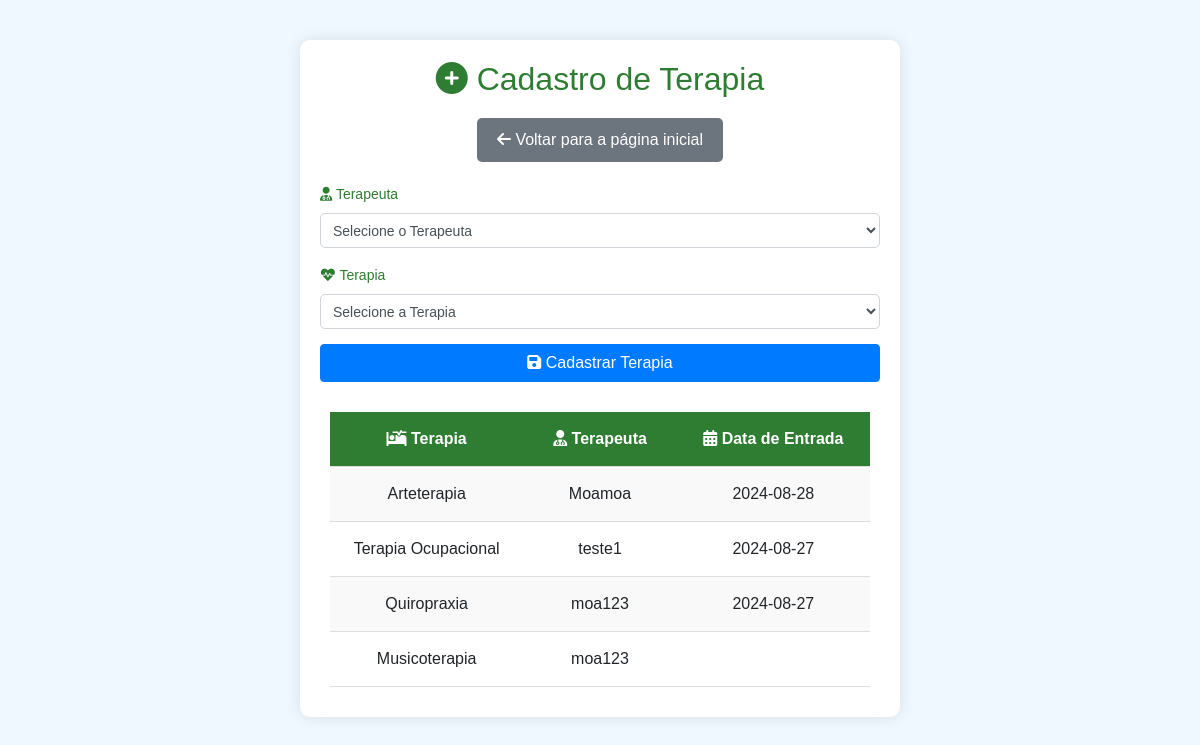
The app's page /cadastro_terapias.php with its own data.
### tables this page shows
CREATE TABLE IF NOT EXISTS `terapias` (
  `id` int(11) NOT NULL AUTO_INCREMENT,
  `nome` varchar(100) NOT NULL DEFAULT '0',
  `paciente_id` int(11) DEFAULT NULL,
  `terapeuta_id` int(11) DEFAULT NULL,
  `data_entrada` date DEFAULT NULL,
  PRIMARY KEY (`id`),
  KEY `paciente_id` (`paciente_id`),
  KEY `terapeuta_id` (`terapeuta_id`),
  CONSTRAINT `terapias_ibfk_1` FOREIGN KEY (`paciente_id`) REFERENCES `pacientes` (`id`),
  CONSTRAINT `terapias_ibfk_2` FOREIGN KEY (`terapeuta_id`) REFERENCES `terapeutas` (`id`)
);

CREATE TABLE IF NOT EXISTS `terapeutas` (
  `id` int(11) NOT NULL AUTO_INCREMENT,
  `nome` varchar(100) NOT NULL,
  `especialidade` varchar(100) NOT NULL,
  `dias_disponiveis` varchar(100) NOT NULL,
  `turnos_disponiveis` varchar(100) NOT NULL,
  `numero_crm` varchar(50) DEFAULT NULL,
  PRIMARY KEY (`id`)
);

### cadastro_terapias.php (the view, shortened to what this page needs)
<?php
include('db_connect.php');
?>
<!DOCTYPE html>
<html lang="pt-BR">
<head>
    <link rel="stylesheet" href="https://stackpath.bootstrapcdn.com/bootstrap/4.5.2/css/bootstrap.min.css">
    <link rel="stylesheet" href="https://cdnjs.cloudflare.com/ajax/libs/font-awesome/6.0.0-beta3/css/all.min.css">
</head>
<body>
<div class="container">
    <h2><i class="fas fa-plus-circle"></i> Cadastro de Terapia</h2>
    <div class="back-button">
        <a href="index.php">
            <i class="fas fa-arrow-left"></i> Voltar para a página inicial
        </a>
    </div>
    <form action="cadastro_terapias.php" method="POST">
        <div class="form-group">
            <label for="terapeuta"><i class="fas fa-user-md"></i> Terapeuta</label>
            <select class="form-control" id="terapeuta" name="terapeuta" required>
                <option value="" disabled selected>Selecione o Terapeuta</option>
            </select>
        </div>
        <div class="form-group">
            <label for="terapia"><i class="fas fa-heartbeat"></i> Terapia</label>
            <select class="form-control" id="terapia" name="terapia" required>
                <option value="" disabled selected>Selecione a Terapia</option>
            </select>
        </div>
        <button type="submit" class="btn btn-primary">
            <i class="fas fa-save"></i> Cadastrar Terapia
        </button>
    </form>
    <div class="grid-container">
        <div class="grid-header">
            <div class="grid-item"><i class="fas fa-procedures"></i> Terapia</div>
            <div class="grid-item"><i class="fas fa-user-md"></i> Terapeuta</div>
            <div class="grid-item"><i class="fas fa-calendar-alt"></i> Data de Entrada</div>
        </div>
        <?php
        $sql = "SELECT t.nome as terapia_nome, te.nome as terapeuta_nome, t.data_entrada
                FROM terapias t
                JOIN terapeutas te ON t.terapeuta_id = te.id
                ORDER BY t.data_entrada DESC";
        $result = $conn->query($sql);
        if ($result->num_rows > 0) {
            while ($row = $result->fetch_assoc()) {
                echo "<div class='grid-row'>
                        <div class='grid-item'>".$row['terapia_nome']."</div>
                        <div class='grid-item'>".$row['terapeuta_nome']."</div>
                        <div class='grid-item'>".$row['data_entrada']."</div>
                      </div>";
            }
        } else {
            echo "<div class='grid-row'>
                    <div class='grid-item' colspan='3'>Nenhuma terapia cadastrada</div>
                  </div>";
        }
        ?>
    </div>
</div>
</body>
</html>

### cadastro_terapias.php (style rules this page uses)
body { background-color: #f0f8ff; font-family: Arial, sans-serif; }
.container { background-color: #ffffff; padding: 20px; border-radius: 10px; box-shadow: 0 0 15px rgba(0, 0, 0, 0.1); max-width: 600px; margin: 40px auto; }
h2 { text-align: center; color: #2e7d32; margin-bottom: 20px; }
.form-group { margin-bottom: 15px; }
.form-control { padding: 8px; font-size: 14px; border-radius: 5px; }
label { font-size: 14px; color: #2e7d32; }
button { width: 100%; padding: 10px; background-color: #2e7d32; border: none; color: white; border-radius: 5px; font-size: 16px; cursor: pointer; transition: background-color 0.3s; }
.grid-container { display: flex; flex-direction: column; margin-top: 20px; padding: 10px; }
.grid-header, .grid-row { display: flex; justify-content: space-between; padding: 10px; border-bottom: 1px solid #ddd; }
.grid-header { background-color: #2e7d32; color: white; font-weight: bold; text-align: center; }
.grid-row:nth-child(even) { background-color: #f9f9f9; }
.grid-item { flex: 1; text-align: center; padding: 5px; }
.grid-row { display: grid; grid-template-columns: 1fr 1fr 1fr; align-items: center; }
.back-button { margin-bottom: 20px; text-align: center; }
.back-button a { display: inline-block; padding: 10px 20px; background-color: #6c757d; color: white; border-radius: 5px; text-decoration: none; transition: background-color 0.3s; }

### records on screen
terapias: nome "Arteterapia", terapeuta.nome "Moamoa", data_entrada "2024-08-28"
terapias: nome "Terapia Ocupacional", terapeuta.nome "teste1", data_entrada "2024-08-27"
terapias: nome "Quiropraxia", terapeuta.nome "moa123", data_entrada "2024-08-27"
terapias: nome "Musicoterapia", terapeuta.nome "moa123"
